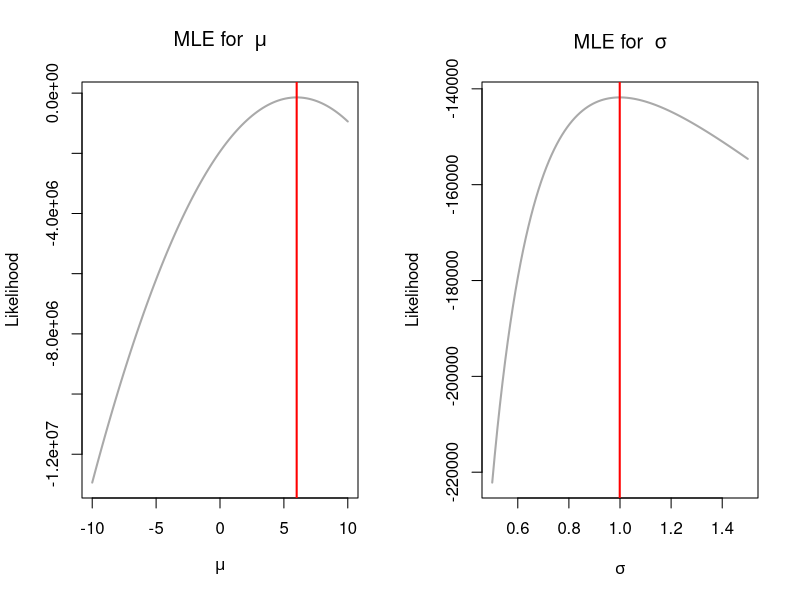
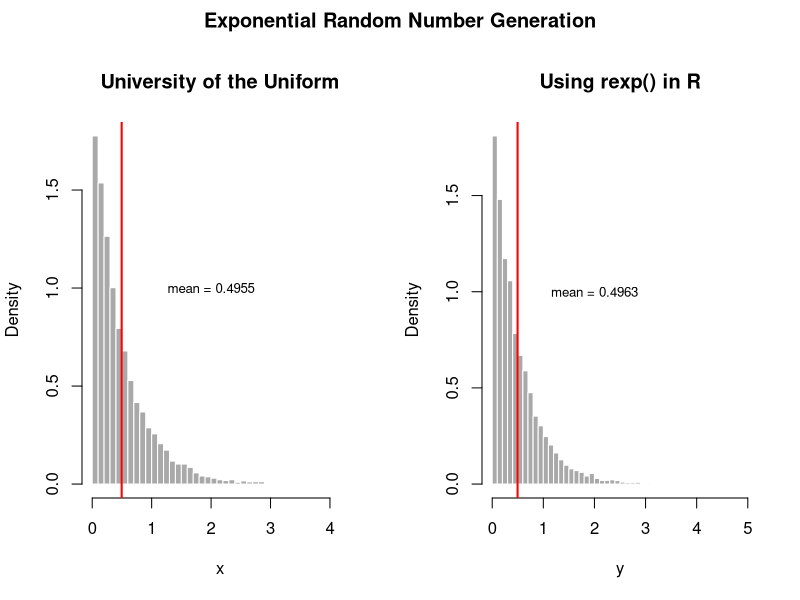

R code for these plots, in order:
## ---- chunk 1
knitr::opts_chunk$set(echo = TRUE)
## ---- chunk 2
# simulate data
y <- rnorm(1e5, 6, 1)
# specify the log likelihood function
lik <- function(par) {
  out <- sum(dnorm(y, par[1], par[2], log = TRUE))
  return(out)
}
# maximize with respect to mu and sigma
mle <- optim(c(0,1), lik, method = "L-BFGS-B", control = list(fnscale = -1), upper = c(10, 10), lower = c(-10, 0.01))$par
names(mle) <- c("mu", "sd")
round(mle, 2)
## ---- chunk 3
mu_grid <- seq(-10, 10, length.out=100)
sd_grid <- seq(0.5, 1.5, length.out=100)
lik_y_mu <- NULL
lik_y_sd <- NULL
for(i in 1:length(mu_grid)) {
  lik_y_mu[i] <- sum(dnorm(y, mu_grid[i], 1, log = TRUE))
  lik_y_sd[i] <- sum(dnorm(y, 6, sd_grid[i], log = TRUE))
}

par(mfrow=c(1,2))
plot(mu_grid, lik_y_mu, type = "l", col = "darkgrey", lwd = 2,
     main = expression("MLE for " ~ mu), xlab = expression(mu), ylab = "Likelihood")
abline(v = mle[1], col = "red", lwd = 2)
plot(sd_grid, lik_y_sd, type = "l", col = "darkgrey", lwd = 2,
     main = expression("MLE for " ~ sigma), xlab = expression(sigma), ylab = "Likelihood")
abline(v = mle[2], col = "red", lwd = 2)
## ---- chunk 4
remove(list = ls())
sd <- NULL
N <- 50
for(i in 1:N){
  sd[i] <- rnorm(1, 0, 1)
  while(sd[i] <= 0)
    sd[i] <- rnorm(1, 0, 1)
}
y <- rnorm(N, rnorm(N, 6, 15), sd)
lik <- function(par) {
  out <- sum(dnorm(y, par[1], par[2], log = TRUE))
  return(out)
}
mle <- optim(c(0,1), lik, method = "L-BFGS-B", control = list(fnscale = -1), upper = c(10, 10), lower = c(-10, 0.01))$par
names(mle) <- c("mu", "sd")
round(mle, 2)
## ---- chunk 5
lambda <- 2
u <- runif(1e4, 0, 1)
x <- log(1-u)/(-lambda)
par(mfrow=c(1,2), oma=c(0,0,2,0))
hist(x, breaks = 50, col = "darkgrey", border = FALSE, freq = FALSE,
     main = "University of the Uniform")
abline(v = mean(x), col = "red", lwd = 2)
text(2,1, paste0("mean = ",round(mean(x),4)), cex = 0.8)
y <- rexp(1e4, lambda)
hist(y, breaks = 50, col = "darkgrey", border = FALSE, freq = FALSE,
     main = "Using rexp() in R")
abline(v = mean(y), col = "red", lwd = 2)
text(2,1, paste0("mean = ",round(mean(y),4)), cex = 0.8)
title("Exponential Random Number Generation", outer = TRUE)

